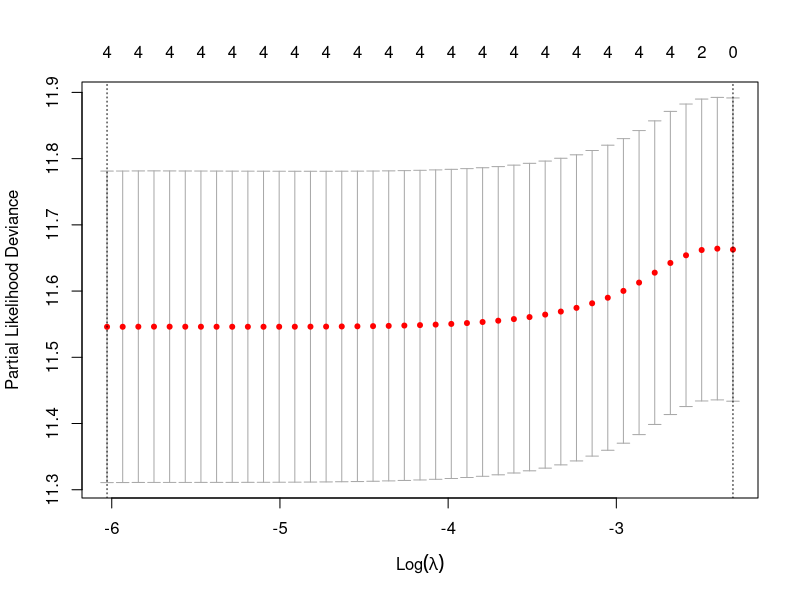
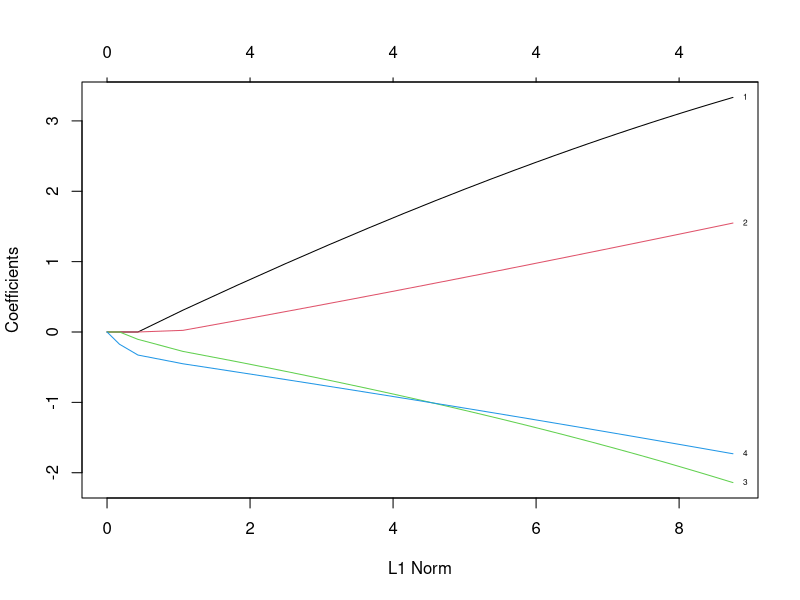

The R source for these figures, in order:
library("glmnet")

library("survival")

myexpr <- read.csv("easy_input_exp.csv",header = T,row.names = 1,check.names = F)

mysurv <- read.csv("easy_input_suv.csv",header = T,row.names = 1)

cvfit = cv.glmnet(t(myexpr), Surv(mysurv$futime,mysurv$fustat), nfold=10, 
                  family = "cox"   
)  #LASSO regression with 10 folds cross validation
plot(cvfit)

fit <- glmnet(t(myexpr), Surv(mysurv$futime,mysurv$fustat), 
              family = "cox")   
plot(fit, label = TRUE)

cvfit$lambda.min #check best lambda

coef.min = coef(cvfit, s = "lambda.min") 
coef.min

active.min = which(coef.min != 0)

geneids <- rownames(myexpr)[active.min]

geneids #check significant genes

index.min = coef.min[active.min]

index.min #check index

combine <- cbind(geneids, index.min)

write.csv(combine,"gene_index.csv")

signature <- as.matrix(t(myexpr[geneids,])) %*% as.matrix(index.min) 

summary(signature)

colnames(signature)[1] <- "lasso"

row.names = row.names(myexpr)

write.table(signature,"lasso_output.txt",row.names = T, quote = F)
